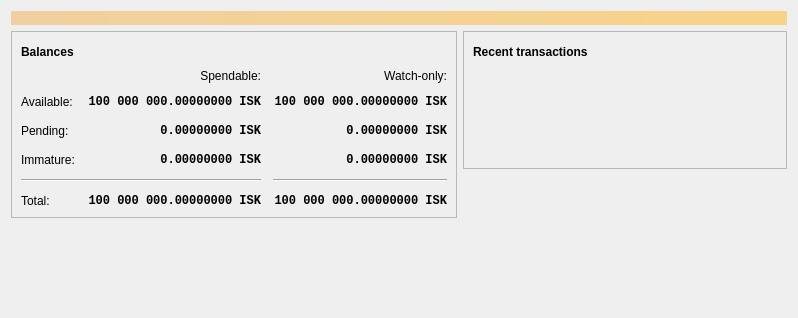
<?xml version="1.0" encoding="UTF-8"?>
<ui version="4.0">
 <class>OverviewPage</class>
 <widget class="QWidget" name="OverviewPage">
  <property name="geometry">
   <rect>
    <x>0</x>
    <y>0</y>
    <width>798</width>
    <height>318</height>
   </rect>
  </property>
  <property name="windowTitle">
   <string>Form</string>
  </property>
  <layout class="QVBoxLayout" name="topLayout">
   <item>
    <widget class="QLabel" name="labelAlerts">
     <property name="visible">
      <bool>false</bool>
     </property>
     <property name="styleSheet">
      <string notr="true">QLabel { background-color: qlineargradient(x1: 0, y1: 0, x2: 1, y2: 0, stop:0 #F0D0A0, stop:1 #F8D488); color:#000000; }</string>
     </property>
     <property name="wordWrap">
      <bool>true</bool>
     </property>
     <property name="margin">
      <number>3</number>
     </property>
     <property name="textInteractionFlags">
      <set>Qt::TextSelectableByMouse</set>
     </property>
    </widget>
   </item>
   <item>
    <layout class="QHBoxLayout" name="horizontalLayout" stretch="1,1">
     <item>
      <layout class="QVBoxLayout" name="verticalLayout_2">
       <item>
        <widget class="QFrame" name="frame">
         <property name="frameShape">
          <enum>QFrame::StyledPanel</enum>
         </property>
         <property name="frameShadow">
          <enum>QFrame::Raised</enum>
         </property>
         <layout class="QVBoxLayout" name="verticalLayout_4">
          <item>
           <layout class="QHBoxLayout" name="horizontalLayout_4">
            <item>
             <widget class="QLabel" name="label_5">
              <property name="font">
               <font>
                <weight>75</weight>
                <bold>true</bold>
               </font>
              </property>
              <property name="text">
               <string>Balances</string>
              </property>
             </widget>
            </item>
            <item>
             <widget class="QPushButton" name="labelWalletStatus">
              <property name="enabled">
               <bool>true</bool>
              </property>
              <property name="maximumSize">
               <size>
                <width>30</width>
                <height>16777215</height>
               </size>
              </property>
              <property name="toolTip">
               <string>The displayed information may be out of date. Your wallet automatically synchronizes with the Iskander network after a connection is established, but this process has not completed yet.</string>
              </property>
              <property name="text">
               <string/>
              </property>
              <property name="icon">
               <iconset resource="../bitcoin.qrc">
                <normaloff>:/icons/warning</normaloff>
                <disabledoff>:/icons/warning</disabledoff>:/icons/warning</iconset>
              </property>
              <property name="iconSize">
               <size>
                <width>24</width>
                <height>24</height>
               </size>
              </property>
              <property name="flat">
               <bool>true</bool>
              </property>
             </widget>
            </item>
            <item>
             <spacer name="horizontalSpacer_3">
              <property name="orientation">
               <enum>Qt::Horizontal</enum>
              </property>
              <property name="sizeHint" stdset="0">
               <size>
                <width>40</width>
                <height>20</height>
               </size>
              </property>
             </spacer>
            </item>
           </layout>
          </item>
          <item>
           <layout class="QGridLayout" name="gridLayout">
            <property name="spacing">
             <number>12</number>
            </property>
            <item row="2" column="2">
             <widget class="QLabel" name="labelWatchPending">
              <property name="font">
               <font>
                <family>Monospace</family>
                <weight>75</weight>
                <bold>true</bold>
               </font>
              </property>
              <property name="cursor">
               <cursorShape>IBeamCursor</cursorShape>
              </property>
              <property name="toolTip">
               <string>Unconfirmed transactions to watch-only addresses</string>
              </property>
              <property name="text">
               <string notr="true">0.00000000 ISK</string>
              </property>
              <property name="alignment">
               <set>Qt::AlignRight|Qt::AlignTrailing|Qt::AlignVCenter</set>
              </property>
              <property name="textInteractionFlags">
               <set>Qt::LinksAccessibleByMouse|Qt::TextSelectableByKeyboard|Qt::TextSelectableByMouse</set>
              </property>
             </widget>
            </item>
            <item row="2" column="1">
             <widget class="QLabel" name="labelUnconfirmed">
              <property name="font">
               <font>
                <family>Monospace</family>
                <weight>75</weight>
                <bold>true</bold>
               </font>
              </property>
              <property name="cursor">
               <cursorShape>IBeamCursor</cursorShape>
              </property>
              <property name="toolTip">
               <string>Total of transactions that have yet to be confirmed, and do not yet count toward the spendable balance</string>
              </property>
              <property name="text">
               <string notr="true">0.00000000 ISK</string>
              </property>
              <property name="alignment">
               <set>Qt::AlignRight|Qt::AlignTrailing|Qt::AlignVCenter</set>
              </property>
              <property name="textInteractionFlags">
               <set>Qt::LinksAccessibleByMouse|Qt::TextSelectableByKeyboard|Qt::TextSelectableByMouse</set>
              </property>
             </widget>
            </item>
            <item row="3" column="2">
             <widget class="QLabel" name="labelWatchImmature">
              <property name="font">
               <font>
                <family>Monospace</family>
                <weight>75</weight>
                <bold>true</bold>
               </font>
              </property>
              <property name="cursor">
               <cursorShape>IBeamCursor</cursorShape>
              </property>
              <property name="toolTip">
               <string>Mined balance in watch-only addresses that has not yet matured</string>
              </property>
              <property name="text">
               <string notr="true">0.00000000 ISK</string>
              </property>
              <property name="alignment">
               <set>Qt::AlignRight|Qt::AlignTrailing|Qt::AlignVCenter</set>
              </property>
              <property name="textInteractionFlags">
               <set>Qt::LinksAccessibleByMouse|Qt::TextSelectableByKeyboard|Qt::TextSelectableByMouse</set>
              </property>
             </widget>
            </item>
            <item row="4" column="0" colspan="2">
             <widget class="Line" name="line">
              <property name="orientation">
               <enum>Qt::Horizontal</enum>
              </property>
             </widget>
            </item>
            <item row="4" column="2">
             <widget class="Line" name="lineWatchBalance">
              <property name="sizePolicy">
               <sizepolicy hsizetype="Preferred" vsizetype="Fixed">
                <horstretch>0</horstretch>
                <verstretch>0</verstretch>
               </sizepolicy>
              </property>
              <property name="minimumSize">
               <size>
                <width>140</width>
                <height>0</height>
               </size>
              </property>
              <property name="orientation">
               <enum>Qt::Horizontal</enum>
              </property>
             </widget>
            </item>
            <item row="5" column="0">
             <widget class="QLabel" name="labelTotalText">
              <property name="text">
               <string>Total:</string>
              </property>
             </widget>
            </item>
            <item row="3" column="1">
             <widget class="QLabel" name="labelImmature">
              <property name="font">
               <font>
                <family>Monospace</family>
                <weight>75</weight>
                <bold>true</bold>
               </font>
              </property>
              <property name="cursor">
               <cursorShape>IBeamCursor</cursorShape>
              </property>
              <property name="toolTip">
               <string>Mined balance that has not yet matured</string>
              </property>
              <property name="text">
               <string notr="true">0.00000000 ISK</string>
              </property>
              <property name="alignment">
               <set>Qt::AlignRight|Qt::AlignTrailing|Qt::AlignVCenter</set>
              </property>
              <property name="textInteractionFlags">
               <set>Qt::LinksAccessibleByMouse|Qt::TextSelectableByKeyboard|Qt::TextSelectableByMouse</set>
              </property>
             </widget>
            </item>
            <item row="2" column="3">
             <spacer name="horizontalSpacer_2">
              <property name="orientation">
               <enum>Qt::Horizontal</enum>
              </property>
              <property name="sizeHint" stdset="0">
               <size>
                <width>40</width>
                <height>20</height>
               </size>
              </property>
             </spacer>
            </item>
            <item row="3" column="0">
             <widget class="QLabel" name="labelImmatureText">
              <property name="text">
               <string>Immature:</string>
              </property>
             </widget>
            </item>
            <item row="5" column="1">
             <widget class="QLabel" name="labelTotal">
              <property name="font">
               <font>
                <family>Monospace</family>
                <weight>75</weight>
                <bold>true</bold>
               </font>
              </property>
              <property name="cursor">
               <cursorShape>IBeamCursor</cursorShape>
              </property>
              <property name="toolTip">
               <string>Your current total balance</string>
              </property>
              <property name="text">
               <string notr="true">100 000 000.00000000 ISK</string>
              </property>
              <property name="alignment">
               <set>Qt::AlignRight|Qt::AlignTrailing|Qt::AlignVCenter</set>
              </property>
              <property name="textInteractionFlags">
               <set>Qt::LinksAccessibleByMouse|Qt::TextSelectableByKeyboard|Qt::TextSelectableByMouse</set>
              </property>
             </widget>
            </item>
            <item row="5" column="2">
             <widget class="QLabel" name="labelWatchTotal">
              <property name="font">
               <font>
                <family>Monospace</family>
                <weight>75</weight>
                <bold>true</bold>
               </font>
              </property>
              <property name="cursor">
               <cursorShape>IBeamCursor</cursorShape>
              </property>
              <property name="toolTip">
               <string>Current total balance in watch-only addresses</string>
              </property>
              <property name="text">
               <string notr="true">100 000 000.00000000 ISK</string>
              </property>
              <property name="alignment">
               <set>Qt::AlignRight|Qt::AlignTrailing|Qt::AlignVCenter</set>
              </property>
              <property name="textInteractionFlags">
               <set>Qt::LinksAccessibleByMouse|Qt::TextSelectableByKeyboard|Qt::TextSelectableByMouse</set>
              </property>
             </widget>
            </item>
            <item row="0" column="2">
             <widget class="QLabel" name="labelWatchonly">
              <property name="text">
               <string>Watch-only:</string>
              </property>
              <property name="alignment">
               <set>Qt::AlignRight|Qt::AlignTrailing|Qt::AlignVCenter</set>
              </property>
             </widget>
            </item>
            <item row="1" column="0">
             <widget class="QLabel" name="labelBalanceText">
              <property name="text">
               <string>Available:</string>
              </property>
             </widget>
            </item>
            <item row="1" column="1">
             <widget class="QLabel" name="labelBalance">
              <property name="font">
               <font>
                <family>Monospace</family>
                <weight>75</weight>
                <bold>true</bold>
               </font>
              </property>
              <property name="cursor">
               <cursorShape>IBeamCursor</cursorShape>
              </property>
              <property name="toolTip">
               <string>Your current spendable balance</string>
              </property>
              <property name="text">
               <string notr="true">100 000 000.00000000 ISK</string>
              </property>
              <property name="alignment">
               <set>Qt::AlignRight|Qt::AlignTrailing|Qt::AlignVCenter</set>
              </property>
              <property name="textInteractionFlags">
               <set>Qt::LinksAccessibleByMouse|Qt::TextSelectableByKeyboard|Qt::TextSelectableByMouse</set>
              </property>
             </widget>
            </item>
            <item row="1" column="2">
             <widget class="QLabel" name="labelWatchAvailable">
              <property name="font">
               <font>
                <family>Monospace</family>
                <weight>75</weight>
                <bold>true</bold>
               </font>
              </property>
              <property name="cursor">
               <cursorShape>IBeamCursor</cursorShape>
              </property>
              <property name="toolTip">
               <string>Your current balance in watch-only addresses</string>
              </property>
              <property name="text">
               <string notr="true">100 000 000.00000000 ISK</string>
              </property>
              <property name="alignment">
               <set>Qt::AlignRight|Qt::AlignTrailing|Qt::AlignVCenter</set>
              </property>
              <property name="textInteractionFlags">
               <set>Qt::LinksAccessibleByMouse|Qt::TextSelectableByKeyboard|Qt::TextSelectableByMouse</set>
              </property>
             </widget>
            </item>
            <item row="2" column="0">
             <widget class="QLabel" name="labelPendingText">
              <property name="text">
               <string>Pending:</string>
              </property>
             </widget>
            </item>
            <item row="0" column="1">
             <widget class="QLabel" name="labelSpendable">
              <property name="text">
               <string>Spendable:</string>
              </property>
              <property name="alignment">
               <set>Qt::AlignRight|Qt::AlignTrailing|Qt::AlignVCenter</set>
              </property>
             </widget>
            </item>
           </layout>
          </item>
         </layout>
        </widget>
       </item>
       <item>
     <widget class="QListWidget" name="overviewLW">
      <property name="focusPolicy">
       <enum>Qt::NoFocus</enum>
      </property>
      <property name="styleSheet">
       <string notr="true">QListWidget { background-color:transparent }</string>
      </property>
      <property name="frameShape">
       <enum>QFrame::NoFrame</enum>
      </property>
      <property name="frameShadow">
       <enum>QFrame::Plain</enum>
      </property>
      <property name="selectionMode">
       <enum>QAbstractItemView::NoSelection</enum>
      </property>
     </widget>
    </item>
    <item>
        <spacer name="verticalSpacer">
         <property name="orientation">
          <enum>Qt::Vertical</enum>
         </property>
         <property name="sizeHint" stdset="0">
          <size>
           <width>20</width>
           <height>40</height>
          </size>
         </property>
        </spacer>
       </item>
      </layout>
     </item>
     <item>
      <layout class="QVBoxLayout" name="verticalLayout_3">
       <item>
        <widget class="QFrame" name="frame_2">
         <property name="frameShape">
          <enum>QFrame::StyledPanel</enum>
         </property>
         <property name="frameShadow">
          <enum>QFrame::Raised</enum>
         </property>
         <layout class="QVBoxLayout" name="verticalLayout">
          <item>
           <layout class="QHBoxLayout" name="horizontalLayout_2">
            <item>
             <widget class="QLabel" name="label_4">
              <property name="font">
               <font>
                <weight>75</weight>
                <bold>true</bold>
               </font>
              </property>
              <property name="text">
               <string>Recent transactions</string>
              </property>
             </widget>
            </item>
            <item>
             <widget class="QPushButton" name="labelTransactionsStatus">
              <property name="enabled">
               <bool>true</bool>
              </property>
              <property name="maximumSize">
               <size>
                <width>30</width>
                <height>16777215</height>
               </size>
              </property>
              <property name="toolTip">
               <string>The displayed information may be out of date. Your wallet automatically synchronizes with the Iskander network after a connection is established, but this process has not completed yet.</string>
              </property>
              <property name="text">
               <string/>
              </property>
              <property name="icon">
               <iconset resource="../bitcoin.qrc">
                <normaloff>:/icons/warning</normaloff>
                <disabledoff>:/icons/warning</disabledoff>:/icons/warning</iconset>
              </property>
              <property name="iconSize">
               <size>
                <width>24</width>
                <height>24</height>
               </size>
              </property>
              <property name="flat">
               <bool>true</bool>
              </property>
             </widget>
            </item>
            <item>
             <spacer name="horizontalSpacer">
              <property name="orientation">
               <enum>Qt::Horizontal</enum>
              </property>
              <property name="sizeHint" stdset="0">
               <size>
                <width>40</width>
                <height>20</height>
               </size>
              </property>
             </spacer>
            </item>
           </layout>
          </item>
          <item>
           <widget class="TransactionOverviewWidget" name="listTransactions">
            <property name="styleSheet">
             <string notr="true">QListView { background: transparent; }</string>
            </property>
            <property name="frameShape">
             <enum>QFrame::NoFrame</enum>
            </property>
            <property name="verticalScrollBarPolicy">
             <enum>Qt::ScrollBarAlwaysOff</enum>
            </property>
            <property name="horizontalScrollBarPolicy">
             <enum>Qt::ScrollBarAlwaysOff</enum>
            </property>
            <property name="sizeAdjustPolicy">
             <enum>QAbstractScrollArea::AdjustToContents</enum>
            </property>
            <property name="selectionMode">
             <enum>QAbstractItemView::NoSelection</enum>
            </property>
            <property name="uniformItemSizes">
             <bool>true</bool>
            </property>
           </widget>
          </item>
         </layout>
        </widget>
       </item>
       <item>
        <spacer name="verticalSpacer_2">
         <property name="orientation">
          <enum>Qt::Vertical</enum>
         </property>
         <property name="sizeHint" stdset="0">
          <size>
           <width>20</width>
           <height>40</height>
          </size>
         </property>
        </spacer>
       </item>
      </layout>
     </item>
    </layout>
   </item>
  </layout>
 </widget>
 <customwidgets>
  <customwidget>
   <class>TransactionOverviewWidget</class>
   <extends>QListView</extends>
   <header>qt/transactionoverviewwidget.h</header>
  </customwidget>
 </customwidgets>
 <resources/>
 <connections/>
</ui>
